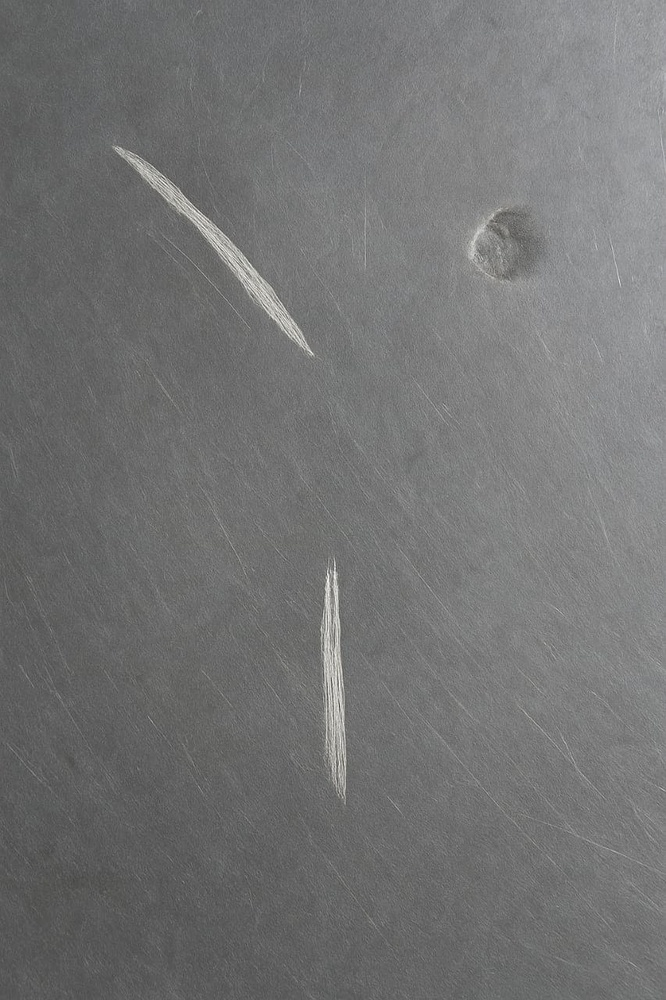
#> input picture defect.jpg, 666 x 1000 px, shrunk from 853 x 1280 before the run
$ python Industry.py
#> lines starting #> are read from the running program, lines starting #| are printed output that depends on the picture; after the words box and inside, x2 and y2 are one past the last pixel; in counts of white or black regions, pixels touching at a corner belong together
import cv2
import numpy as np
import os
image_path = 'defect.jpg'
image = cv2.imread(image_path)
#> image is the input picture: shape (1000, 666, 3); mean B, G, R 115.2, 115.2, 114.9
gray = cv2.cvtColor(image, cv2.COLOR_BGR2GRAY)
blur = cv2.GaussianBlur(gray, (5, 5), 0)
edges = cv2.Canny(blur, 50, 150)
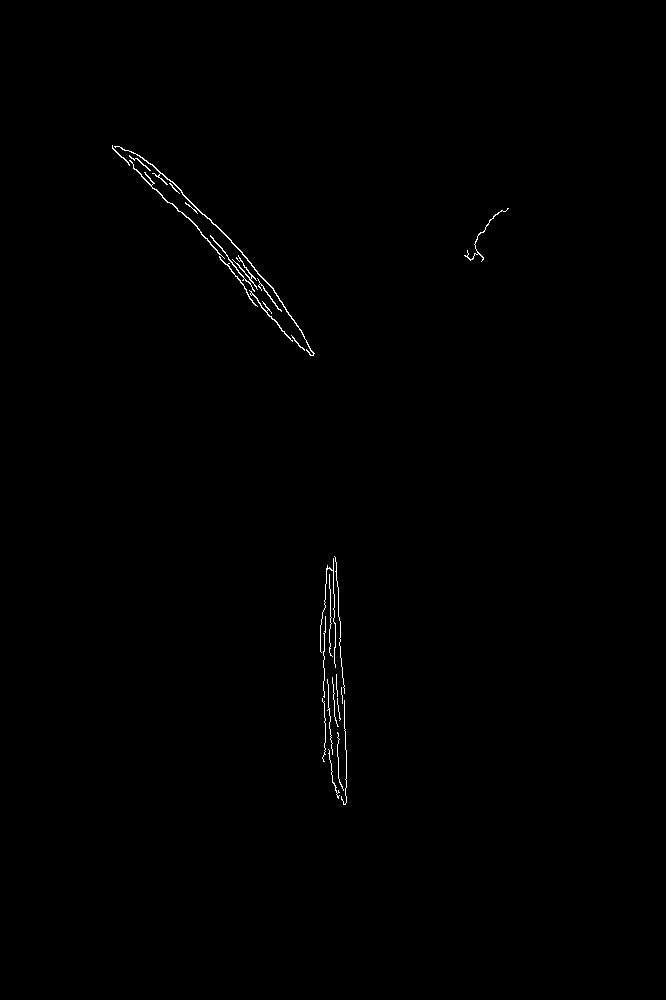
#> edges: shape (1000, 666); 0.36% white in thin lines or dots, all inside (x1, y1, x2, y2) = (112, 145, 509, 805)
contours, _ = cv2.findContours(edges, cv2.RETR_EXTERNAL, cv2.CHAIN_APPROX_SIMPLE)
#> contours = 26 contours, 19 with area under 20; largest, box (x1, y1, x2, y2) and area: (114, 146, 315, 356) 184, (129, 160, 225, 259) 84, (249, 290, 293, 342) 46, (210, 235, 255, 292) 38, (232, 255, 258, 290) 34, (219, 256, 258, 307) 32, (464, 208, 509, 262) 30
for contour in contours:
    area = cv2.contourArea(contour)
    if area > 100:
        x, y, w, h = cv2.boundingRect(contour)
        cv2.rectangle(image, (x, y), (x+w, y+h), (0, 0, 255), 2)
#> this loop made 26 passes
#> (area, x, y, w, h) on pass 25: (184.5, 114, 146, 201, 210)
#> area on passes 15, 17, 18, 19, 20, 23: 46, 32.5, 33.5, 37.5, 30.5, 84
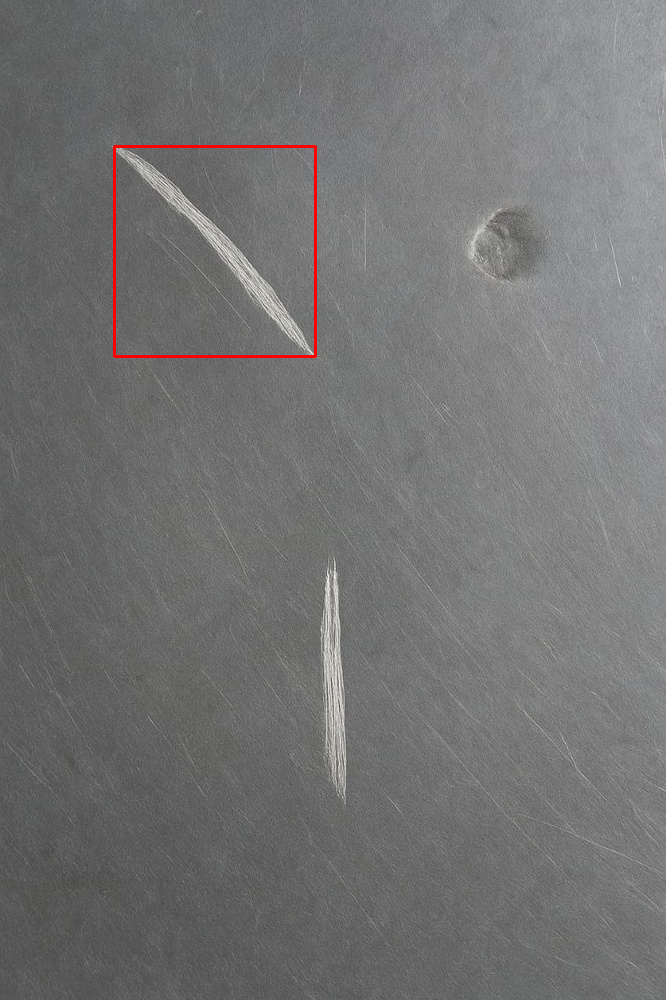
#> image: shape (1000, 666, 3); 0.37% of pixels changed, all inside (x1, y1, x2, y2) = (113, 145, 317, 358)
cv2.imshow("Detected Defects", image)
cv2.waitKey(0)
cv2.destroyAllWindows()
